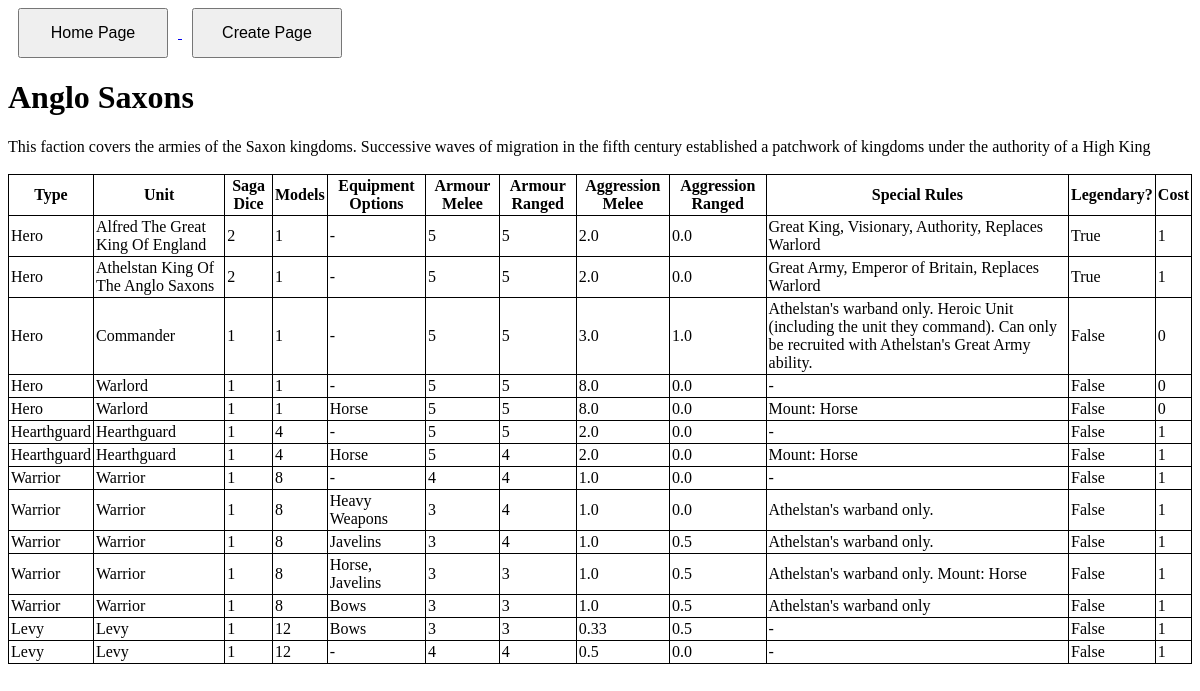
Before: /saga/results/1 with the older database file.
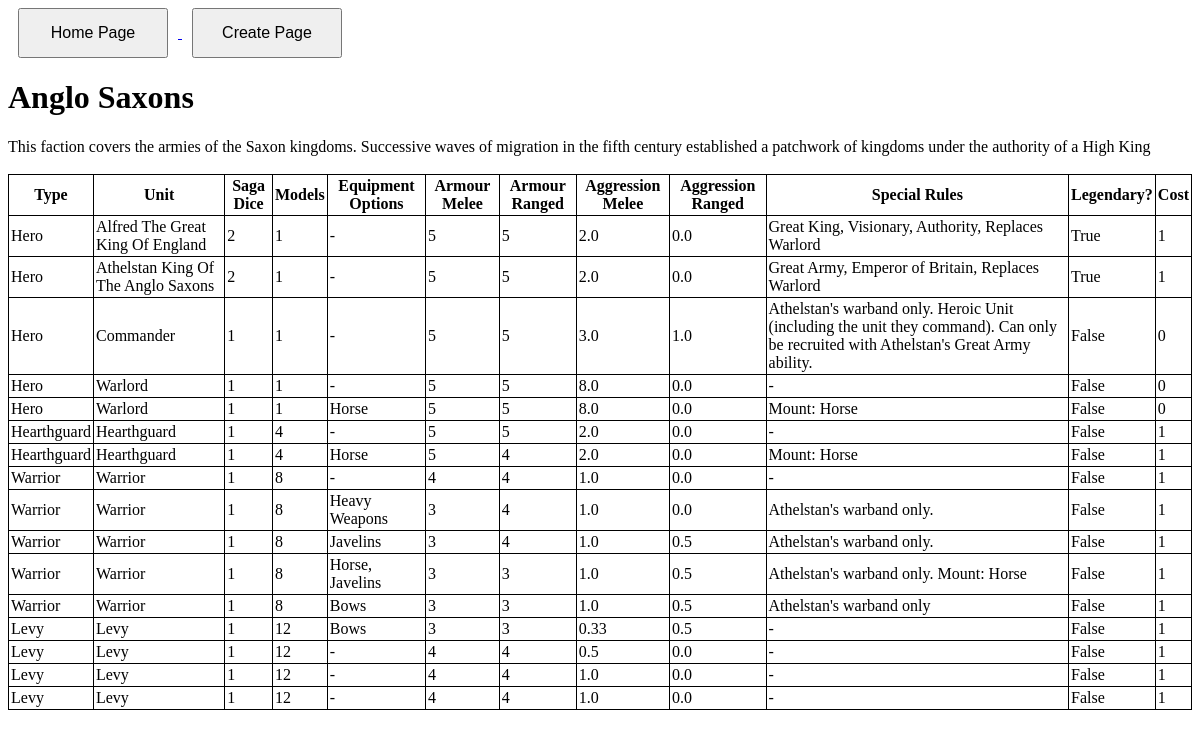
After: the same page with the newer database file.
### saga/models.py (models this page shows, shortened)
class Unit(models.Model):
    id = models.AutoField(primary_key=True)
    sagaDice = models.PositiveIntegerField(default = 1)
    cost = models.PositiveIntegerField(default = 1)
    unitType = models.CharField(max_length = 20, default = "Hearthguard", choices=So.unitOptions)
    unitName = models.CharField(max_length = 50, default = "Hearthguard")
    numModels = models.PositiveIntegerField(default = 4)
    equipment = models.CharField(max_length = 50, default = "-", choices=So.equipmentOptions)
    armourMelee = models.PositiveIntegerField(default = 5)
    armourRanged = models.PositiveIntegerField(default = 5)
    aggMelee = models.FloatField(default = 2)
    aggRanged = models.FloatField(default = 0)
    specialRules = models.TextField(default = "-")
    isLegendary = models.BooleanField(default = False)
    factionId = models.ForeignKey(Faction, on_delete = models.CASCADE)

### saga/views.py (the view)
# urls.py: path("results/<int:factionId>",views.results, name = 'results'),
def results(request,factionId):
    faction = Faction.objects.filter(id = factionId)
    print(faction.first)
    if faction.count() > 0:
        print("We're digging for units")
        unitList = Unit.objects.filter(factionId__id = factionId)
        if unitList.count() > 0:
            print("We found units")
            heroList = Unit.objects.filter(factionId__id = factionId, unitType = "Hero").order_by("unitName")
            hearthguardList = Unit.objects.filter(factionId__id = factionId, unitType = "Hearthguard").order_by("unitName")
            warriorList = Unit.objects.filter(factionId__id = factionId, unitType = "Warrior").order_by("unitName")
            levyList = Unit.objects.filter(factionId__id = factionId, unitType = "Levy").order_by("unitName")
            unitSet = [heroList,hearthguardList,warriorList,levyList]
            context = {
                "unitSet" : unitSet,
                "faction" : faction
                }
            return render(request, "saga/results.html", context)
        else:
            print("No units in faction")
            context = {
                "faction" : faction
            }
            return render(request, "saga/results.html", context)
    else:
        print("no faction found")
        return redirect(reverse('saga:index'))

### saga/models.py (called while the page is built)
    def __str__(self):
        return self.name

### saga/templates/saga/results.html (shortened to what this page needs)
<!DOCTYPE html>
<html lang="en">
{% load static %}
<link rel="stylesheet" href = "{%static 'saga/style.css'%}">
<head>
</head>
<body>
    <nav>
      <div class = "navBox">
          <a href = "{% url 'saga:index' %}" >
              <button> Home Page </button>
          </a>
          <a href = "{% url 'saga:create' %}" >
              <button> Create Page </button>
          </a>
      </div>
    </nav>
    {% if faction %}
        <header>
            <h1>{{faction.first.name}}</h1>
        </header>
        <p1>
            {{faction.first.description}}
        </p1>
        <br><br>
        <main>
            <table>
                <tr>
                  <th>Type</th>
                  <th>Unit</th>
                  <th>Saga Dice</th>
                  <th>Models</th>
                  <th>Equipment Options</th>
                  <th>Armour Melee</th>
                  <th>Armour Ranged</th>
                  <th>Aggression Melee</th>
                  <th>Aggression Ranged</th>
                  <th>Special Rules</th>
                  <th>Legendary?</th>
                  <th>Cost</th>
                </tr>
                {% for collection in unitSet %}
                  {% for unit in collection %}
                    <tr>
                      <td>{{unit.unitType}}</td>
                      <td>{{unit.unitName}}</td>
                      <td>{{unit.sagaDice}}</td>
                      <td>{{unit.numModels}}</td>
                      <td>{{unit.equipment}}</td>
                      <td>{{unit.armourMelee}}</td>
                      <td>{{unit.armourRanged}}</td>
                      <td>{{unit.aggMelee}}</td>
                      <td>{{unit.aggRanged}}</td>
                      <td>{{unit.specialRules}}</td>
                      <td>{{unit.isLegendary}}</td>
                      <td>{{unit.cost}}</td>
                    </tr>
                  {% endfor %}
                {% endfor %}
              </table>
        </main>
    {% else %}
        Faction not found, change this to redirect
    {% endif %}
</body>
</html>

Changed rows visible on the page:
added Unit: unitType "Levy", unitName "Levy", sagaDice "1", numModels "12", equipment "-", armourMelee "4", armourRanged "4", aggMelee "1.0", aggRanged "0.0", specialRules "-", isLegendary "False", cost "1"
added Unit: unitType "Levy", unitName "Levy", sagaDice "1", numModels "12", equipment "-", armourMelee "4", armourRanged "4", aggMelee "1.0", aggRanged "0.0", specialRules "-", isLegendary "False", cost "1"
